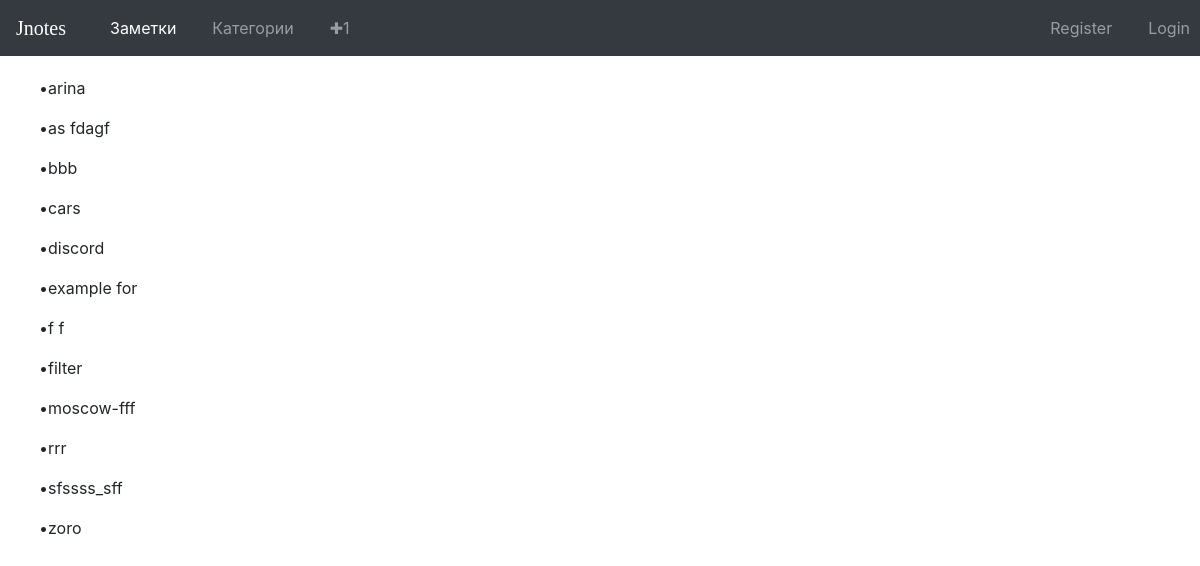
Page /categories/ on the committed database.
### notes/models.py (models this page shows, shortened)
class Category(models.Model):
    name = models.CharField(max_length=255, unique=True, editable=True)
    def __str__(self):
        return self.name

### notes/views.py (the view)
# urls.py: path('categories/', CategoriesList, name='categories-view'),
def CategoriesList(request):
    data = Category.objects.order_by('name')
    context = {
        'categories': data
    }
    return render(request, 'categories_list.html', context=context)

### notes/templates/categories_list.html (shortened to what this page needs)
{% extends 'base.html' %}
{% load static %}
{% block content %}
<link rel="stylesheet" href="{% static 'css/categories_list.css' %}">
<div class="container">
{% for category in categories %}
<p>&bull;{{ category }}</p>
{% endfor %}
</div>
{% endblock %}

### notes/static/css/categories_list.css (style rules this page uses)
.container { position: absolute; left: 2%; margin-top: 20px; }

### rows in the picture
Category: name "arina"
Category: name "as fdagf"
Category: name "bbb"
Category: name "cars"
Category: name "discord"
Category: name "example for"
Category: name "f f"
Category: name "filter"
Category: name "moscow-fff"
Category: name "rrr"
Category: name "sfssss_sff"
Category: name "zoro"
